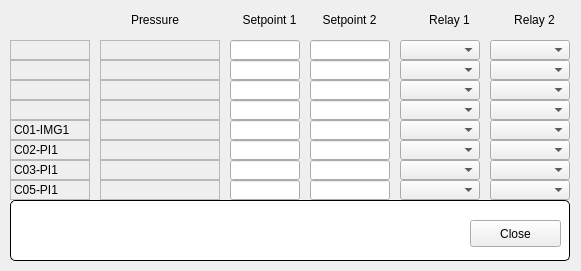
<?xml version="1.0" encoding="UTF-8"?>
<ui version="4.0">
 <class>uiBoosterVacuumGC</class>
 <widget class="QMainWindow" name="uiBoosterVacuumGC">
  <property name="geometry">
   <rect>
    <x>0</x>
    <y>0</y>
    <width>581</width>
    <height>271</height>
   </rect>
  </property>
  <property name="windowTitle">
   <string>Booster Gauge Controllers</string>
  </property>
  <widget class="QWidget" name="centralWidget">
  <widget class="QESubstitutedLabel" name="qesubstitutedlabel">
   <property name="geometry">
    <rect>
     <x>10</x>
     <y>40</y>
     <width>80</width>
     <height>20</height>
    </rect>
   </property>
   <property name="frameShape">
    <enum>QFrame::StyledPanel</enum>
   </property>
   <property name="labelText" stdset="0">
    <string>C$(cell)-IMG1</string>
   </property>
   <property name="textSubstitutions" stdset="0">
    <string>cell=01</string>
   </property>
  </widget>
  <widget class="QELabel" name="qelabel">
   <property name="geometry">
    <rect>
     <x>100</x>
     <y>40</y>
     <width>120</width>
     <height>20</height>
    </rect>
   </property>
   <property name="frameShape">
    <enum>QFrame::StyledPanel</enum>
   </property>
   <property name="variable" stdset="0">
    <string>BOC$(cell)-VA-IMG1:getPressure</string>
   </property>
   <property name="variableSubstitutions" stdset="0">
    <string>cell=01</string>
   </property>
   <property name="format" stdset="0">
    <enum>QE::Floating</enum>
   </property>
   <property name="notation" stdset="0">
    <enum>QE::Scientific</enum>
   </property>
  </widget>
  <widget class="QELineEdit" name="qelineedit">
   <property name="geometry">
    <rect>
     <x>230</x>
     <y>40</y>
     <width>70</width>
     <height>20</height>
    </rect>
   </property>
   <property name="variable" stdset="0">
    <string>BOC$(cell)-VA-IMG1:setSetpointOne</string>
   </property>
   <property name="variableSubstitutions" stdset="0">
    <string>cell=01</string>
   </property>
   <property name="displayAlarmStateOption" stdset="0">
    <enum>QE::Never</enum>
   </property>
   <property name="notation" stdset="0">
    <enum>QE::Scientific</enum>
   </property>
  </widget>
  <widget class="QELineEdit" name="qelineedit_2">
   <property name="geometry">
    <rect>
     <x>310</x>
     <y>40</y>
     <width>80</width>
     <height>20</height>
    </rect>
   </property>
   <property name="variable" stdset="0">
    <string>BOC$(cell)-VA-IMG1:setSetpointTwo</string>
   </property>
   <property name="variableSubstitutions" stdset="0">
    <string>cell=01</string>
   </property>
   <property name="displayAlarmStateOption" stdset="0">
    <enum>QE::Never</enum>
   </property>
   <property name="notation" stdset="0">
    <enum>QE::Scientific</enum>
   </property>
  </widget>
  <widget class="QEComboBox" name="qecombobox">
   <property name="geometry">
    <rect>
     <x>400</x>
     <y>40</y>
     <width>80</width>
     <height>20</height>
    </rect>
   </property>
   <property name="variable" stdset="0">
    <string>BOC$(cell)-VA-IMG1-REL1:setState</string>
   </property>
   <property name="variableSubstitutions" stdset="0">
    <string>cell=01</string>
   </property>
  </widget>
  <widget class="QEComboBox" name="qecombobox_2">
   <property name="geometry">
    <rect>
     <x>490</x>
     <y>40</y>
     <width>80</width>
     <height>20</height>
    </rect>
   </property>
   <property name="variable" stdset="0">
    <string>BOC$(cell)-VA-IMG1-REL2:setState</string>
   </property>
   <property name="variableSubstitutions" stdset="0">
    <string>cell=01</string>
   </property>
  </widget>
  <widget class="QEComboBox" name="qecombobox_3">
   <property name="geometry">
    <rect>
     <x>400</x>
     <y>60</y>
     <width>80</width>
     <height>20</height>
    </rect>
   </property>
   <property name="variable" stdset="0">
    <string>BOC$(cell)-VA-IMG1-REL1:setState</string>
   </property>
   <property name="variableSubstitutions" stdset="0">
    <string>cell=02</string>
   </property>
  </widget>
  <widget class="QELabel" name="qelabel_2">
   <property name="geometry">
    <rect>
     <x>100</x>
     <y>60</y>
     <width>120</width>
     <height>20</height>
    </rect>
   </property>
   <property name="frameShape">
    <enum>QFrame::StyledPanel</enum>
   </property>
   <property name="variable" stdset="0">
    <string>BOC$(cell)-VA-IMG1:getPressure</string>
   </property>
   <property name="variableSubstitutions" stdset="0">
    <string>cell=02</string>
   </property>
   <property name="format" stdset="0">
    <enum>QE::Floating</enum>
   </property>
   <property name="notation" stdset="0">
    <enum>QE::Scientific</enum>
   </property>
  </widget>
  <widget class="QELineEdit" name="qelineedit_3">
   <property name="geometry">
    <rect>
     <x>230</x>
     <y>60</y>
     <width>70</width>
     <height>20</height>
    </rect>
   </property>
   <property name="variable" stdset="0">
    <string>BOC$(cell)-VA-IMG1:setSetpointOne</string>
   </property>
   <property name="variableSubstitutions" stdset="0">
    <string>cell=02</string>
   </property>
   <property name="displayAlarmStateOption" stdset="0">
    <enum>QE::Never</enum>
   </property>
   <property name="notation" stdset="0">
    <enum>QE::Scientific</enum>
   </property>
  </widget>
  <widget class="QEComboBox" name="qecombobox_4">
   <property name="geometry">
    <rect>
     <x>490</x>
     <y>60</y>
     <width>80</width>
     <height>20</height>
    </rect>
   </property>
   <property name="variable" stdset="0">
    <string>BOC$(cell)-VA-IMG1-REL2:setState</string>
   </property>
   <property name="variableSubstitutions" stdset="0">
    <string>cell=02</string>
   </property>
  </widget>
  <widget class="QELineEdit" name="qelineedit_4">
   <property name="geometry">
    <rect>
     <x>310</x>
     <y>60</y>
     <width>80</width>
     <height>20</height>
    </rect>
   </property>
   <property name="variable" stdset="0">
    <string>BOC$(cell)-VA-IMG1:setSetpointTwo</string>
   </property>
   <property name="variableSubstitutions" stdset="0">
    <string>cell=02</string>
   </property>
   <property name="displayAlarmStateOption" stdset="0">
    <enum>QE::Never</enum>
   </property>
   <property name="notation" stdset="0">
    <enum>QE::Scientific</enum>
   </property>
  </widget>
  <widget class="QESubstitutedLabel" name="qesubstitutedlabel_2">
   <property name="geometry">
    <rect>
     <x>10</x>
     <y>60</y>
     <width>80</width>
     <height>20</height>
    </rect>
   </property>
   <property name="frameShape">
    <enum>QFrame::StyledPanel</enum>
   </property>
   <property name="labelText" stdset="0">
    <string>C$(cell)-IMG1</string>
   </property>
   <property name="textSubstitutions" stdset="0">
    <string>cell=02</string>
   </property>
  </widget>
  <widget class="QEComboBox" name="qecombobox_5">
   <property name="geometry">
    <rect>
     <x>400</x>
     <y>80</y>
     <width>80</width>
     <height>20</height>
    </rect>
   </property>
   <property name="variable" stdset="0">
    <string>BOC$(cell)-VA-IMG1-REL1:setState</string>
   </property>
   <property name="variableSubstitutions" stdset="0">
    <string>cell=03</string>
   </property>
  </widget>
  <widget class="QELabel" name="qelabel_3">
   <property name="geometry">
    <rect>
     <x>100</x>
     <y>80</y>
     <width>120</width>
     <height>20</height>
    </rect>
   </property>
   <property name="frameShape">
    <enum>QFrame::StyledPanel</enum>
   </property>
   <property name="variable" stdset="0">
    <string>BOC$(cell)-VA-IMG1:getPressure</string>
   </property>
   <property name="variableSubstitutions" stdset="0">
    <string>cell=03</string>
   </property>
   <property name="format" stdset="0">
    <enum>QE::Floating</enum>
   </property>
   <property name="notation" stdset="0">
    <enum>QE::Scientific</enum>
   </property>
  </widget>
  <widget class="QELineEdit" name="qelineedit_5">
   <property name="geometry">
    <rect>
     <x>230</x>
     <y>80</y>
     <width>70</width>
     <height>20</height>
    </rect>
   </property>
   <property name="variable" stdset="0">
    <string>BOC$(cell)-VA-IMG1:setSetpointOne</string>
   </property>
   <property name="variableSubstitutions" stdset="0">
    <string>cell=03</string>
   </property>
   <property name="displayAlarmStateOption" stdset="0">
    <enum>QE::Never</enum>
   </property>
   <property name="notation" stdset="0">
    <enum>QE::Scientific</enum>
   </property>
  </widget>
  <widget class="QEComboBox" name="qecombobox_6">
   <property name="geometry">
    <rect>
     <x>490</x>
     <y>80</y>
     <width>80</width>
     <height>20</height>
    </rect>
   </property>
   <property name="variable" stdset="0">
    <string>BOC$(cell)-VA-IMG1-REL2:setState</string>
   </property>
   <property name="variableSubstitutions" stdset="0">
    <string>cell=03</string>
   </property>
  </widget>
  <widget class="QELineEdit" name="qelineedit_6">
   <property name="geometry">
    <rect>
     <x>310</x>
     <y>80</y>
     <width>80</width>
     <height>20</height>
    </rect>
   </property>
   <property name="variable" stdset="0">
    <string>BOC$(cell)-VA-IMG1:setSetpointTwo</string>
   </property>
   <property name="variableSubstitutions" stdset="0">
    <string>cell=03</string>
   </property>
   <property name="displayAlarmStateOption" stdset="0">
    <enum>QE::Never</enum>
   </property>
   <property name="notation" stdset="0">
    <enum>QE::Scientific</enum>
   </property>
  </widget>
  <widget class="QESubstitutedLabel" name="qesubstitutedlabel_3">
   <property name="geometry">
    <rect>
     <x>10</x>
     <y>80</y>
     <width>80</width>
     <height>20</height>
    </rect>
   </property>
   <property name="frameShape">
    <enum>QFrame::StyledPanel</enum>
   </property>
   <property name="labelText" stdset="0">
    <string>C$(cell)-IMG1</string>
   </property>
   <property name="textSubstitutions" stdset="0">
    <string>cell=03</string>
   </property>
  </widget>
  <widget class="QEComboBox" name="qecombobox_7">
   <property name="geometry">
    <rect>
     <x>400</x>
     <y>100</y>
     <width>80</width>
     <height>20</height>
    </rect>
   </property>
   <property name="variable" stdset="0">
    <string>BOC$(cell)-VA-IMG1-REL1:setState</string>
   </property>
   <property name="variableSubstitutions" stdset="0">
    <string>cell=05</string>
   </property>
  </widget>
  <widget class="QELabel" name="qelabel_4">
   <property name="geometry">
    <rect>
     <x>100</x>
     <y>100</y>
     <width>120</width>
     <height>20</height>
    </rect>
   </property>
   <property name="frameShape">
    <enum>QFrame::StyledPanel</enum>
   </property>
   <property name="variable" stdset="0">
    <string>BOC$(cell)-VA-IMG1:getPressure</string>
   </property>
   <property name="variableSubstitutions" stdset="0">
    <string>cell=05</string>
   </property>
   <property name="format" stdset="0">
    <enum>QE::Floating</enum>
   </property>
   <property name="notation" stdset="0">
    <enum>QE::Scientific</enum>
   </property>
  </widget>
  <widget class="QELineEdit" name="qelineedit_7">
   <property name="geometry">
    <rect>
     <x>230</x>
     <y>100</y>
     <width>70</width>
     <height>20</height>
    </rect>
   </property>
   <property name="variable" stdset="0">
    <string>BOC$(cell)-VA-IMG1:setSetpointOne</string>
   </property>
   <property name="variableSubstitutions" stdset="0">
    <string>cell=05</string>
   </property>
   <property name="displayAlarmStateOption" stdset="0">
    <enum>QE::Never</enum>
   </property>
   <property name="notation" stdset="0">
    <enum>QE::Scientific</enum>
   </property>
  </widget>
  <widget class="QEComboBox" name="qecombobox_8">
   <property name="geometry">
    <rect>
     <x>490</x>
     <y>100</y>
     <width>80</width>
     <height>20</height>
    </rect>
   </property>
   <property name="variable" stdset="0">
    <string>BOC$(cell)-VA-IMG1-REL2:setState</string>
   </property>
   <property name="variableSubstitutions" stdset="0">
    <string>cell=05</string>
   </property>
  </widget>
  <widget class="QELineEdit" name="qelineedit_8">
   <property name="geometry">
    <rect>
     <x>310</x>
     <y>100</y>
     <width>80</width>
     <height>20</height>
    </rect>
   </property>
   <property name="variable" stdset="0">
    <string>BOC$(cell)-VA-IMG1:setSetpointTwo</string>
   </property>
   <property name="variableSubstitutions" stdset="0">
    <string>cell=05</string>
   </property>
   <property name="displayAlarmStateOption" stdset="0">
    <enum>QE::Never</enum>
   </property>
   <property name="notation" stdset="0">
    <enum>QE::Scientific</enum>
   </property>
  </widget>
  <widget class="QESubstitutedLabel" name="qesubstitutedlabel_4">
   <property name="geometry">
    <rect>
     <x>10</x>
     <y>100</y>
     <width>80</width>
     <height>20</height>
    </rect>
   </property>
   <property name="frameShape">
    <enum>QFrame::StyledPanel</enum>
   </property>
   <property name="labelText" stdset="0">
    <string>C$(cell)-IMG1</string>
   </property>
   <property name="textSubstitutions" stdset="0">
    <string>cell=05</string>
   </property>
  </widget>
  <widget class="QEComboBox" name="qecombobox_9">
   <property name="geometry">
    <rect>
     <x>400</x>
     <y>120</y>
     <width>80</width>
     <height>20</height>
    </rect>
   </property>
   <property name="variable" stdset="0">
    <string>BOC$(cell)-VA-PI1-REL1:setState</string>
   </property>
   <property name="variableSubstitutions" stdset="0">
    <string>cell=01</string>
   </property>
  </widget>
  <widget class="QELineEdit" name="qelineedit_9">
   <property name="geometry">
    <rect>
     <x>230</x>
     <y>120</y>
     <width>70</width>
     <height>20</height>
    </rect>
   </property>
   <property name="variable" stdset="0">
    <string>BOC$(cell)-VA-PI1:setSetpointOne</string>
   </property>
   <property name="variableSubstitutions" stdset="0">
    <string>cell=01</string>
   </property>
   <property name="displayAlarmStateOption" stdset="0">
    <enum>QE::Never</enum>
   </property>
   <property name="notation" stdset="0">
    <enum>QE::Scientific</enum>
   </property>
  </widget>
  <widget class="QEComboBox" name="qecombobox_10">
   <property name="geometry">
    <rect>
     <x>490</x>
     <y>120</y>
     <width>80</width>
     <height>20</height>
    </rect>
   </property>
   <property name="variable" stdset="0">
    <string>BOC$(cell)-VA-PI1-REL2:setState</string>
   </property>
   <property name="variableSubstitutions" stdset="0">
    <string>cell=01</string>
   </property>
  </widget>
  <widget class="QESubstitutedLabel" name="qesubstitutedlabel_5">
   <property name="geometry">
    <rect>
     <x>10</x>
     <y>120</y>
     <width>80</width>
     <height>20</height>
    </rect>
   </property>
   <property name="frameShape">
    <enum>QFrame::StyledPanel</enum>
   </property>
   <property name="text">
    <string>C01-IMG1</string>
   </property>
   <property name="labelText" stdset="0">
    <string>C$(cell)-IMG1</string>
   </property>
   <property name="textSubstitutions" stdset="0">
    <string>cell=01</string>
   </property>
  </widget>
  <widget class="QELineEdit" name="qelineedit_10">
   <property name="geometry">
    <rect>
     <x>310</x>
     <y>120</y>
     <width>80</width>
     <height>20</height>
    </rect>
   </property>
   <property name="variable" stdset="0">
    <string>BOC$(cell)-VA-PI1:setSetpointTwo</string>
   </property>
   <property name="variableSubstitutions" stdset="0">
    <string>cell=01</string>
   </property>
   <property name="displayAlarmStateOption" stdset="0">
    <enum>QE::Never</enum>
   </property>
   <property name="notation" stdset="0">
    <enum>QE::Scientific</enum>
   </property>
  </widget>
  <widget class="QELabel" name="qelabel_5">
   <property name="geometry">
    <rect>
     <x>100</x>
     <y>120</y>
     <width>120</width>
     <height>20</height>
    </rect>
   </property>
   <property name="frameShape">
    <enum>QFrame::StyledPanel</enum>
   </property>
   <property name="variable" stdset="0">
    <string>BOC$(cell)-VA-PI1:getPressure</string>
   </property>
   <property name="variableSubstitutions" stdset="0">
    <string>cell=01</string>
   </property>
   <property name="format" stdset="0">
    <enum>QE::Floating</enum>
   </property>
   <property name="notation" stdset="0">
    <enum>QE::Scientific</enum>
   </property>
  </widget>
  <widget class="QEComboBox" name="qecombobox_11">
   <property name="geometry">
    <rect>
     <x>490</x>
     <y>140</y>
     <width>80</width>
     <height>20</height>
    </rect>
   </property>
   <property name="variable" stdset="0">
    <string>BOC$(cell)-VA-PI1-REL2:setState</string>
   </property>
   <property name="variableSubstitutions" stdset="0">
    <string>cell=02</string>
   </property>
  </widget>
  <widget class="QESubstitutedLabel" name="qesubstitutedlabel_6">
   <property name="geometry">
    <rect>
     <x>10</x>
     <y>140</y>
     <width>80</width>
     <height>20</height>
    </rect>
   </property>
   <property name="frameShape">
    <enum>QFrame::StyledPanel</enum>
   </property>
   <property name="text">
    <string>C02-PI1</string>
   </property>
   <property name="labelText" stdset="0">
    <string>C$(cell)-PI1</string>
   </property>
   <property name="textSubstitutions" stdset="0">
    <string>cell=02</string>
   </property>
  </widget>
  <widget class="QELineEdit" name="qelineedit_11">
   <property name="geometry">
    <rect>
     <x>310</x>
     <y>140</y>
     <width>80</width>
     <height>20</height>
    </rect>
   </property>
   <property name="variable" stdset="0">
    <string>BOC$(cell)-VA-PI1:setSetpointTwo</string>
   </property>
   <property name="variableSubstitutions" stdset="0">
    <string>cell=02</string>
   </property>
   <property name="displayAlarmStateOption" stdset="0">
    <enum>QE::Never</enum>
   </property>
   <property name="notation" stdset="0">
    <enum>QE::Scientific</enum>
   </property>
  </widget>
  <widget class="QEComboBox" name="qecombobox_12">
   <property name="geometry">
    <rect>
     <x>400</x>
     <y>140</y>
     <width>80</width>
     <height>20</height>
    </rect>
   </property>
   <property name="variable" stdset="0">
    <string>BOC$(cell)-VA-PI1-REL1:setState</string>
   </property>
   <property name="variableSubstitutions" stdset="0">
    <string>cell=02</string>
   </property>
  </widget>
  <widget class="QELineEdit" name="qelineedit_12">
   <property name="geometry">
    <rect>
     <x>230</x>
     <y>140</y>
     <width>70</width>
     <height>20</height>
    </rect>
   </property>
   <property name="variable" stdset="0">
    <string>BOC$(cell)-VA-PI1:setSetpointOne</string>
   </property>
   <property name="variableSubstitutions" stdset="0">
    <string>cell=02</string>
   </property>
   <property name="displayAlarmStateOption" stdset="0">
    <enum>QE::Never</enum>
   </property>
   <property name="notation" stdset="0">
    <enum>QE::Scientific</enum>
   </property>
  </widget>
  <widget class="QELabel" name="qelabel_6">
   <property name="geometry">
    <rect>
     <x>100</x>
     <y>140</y>
     <width>120</width>
     <height>20</height>
    </rect>
   </property>
   <property name="frameShape">
    <enum>QFrame::StyledPanel</enum>
   </property>
   <property name="variable" stdset="0">
    <string>BOC$(cell)-VA-PI1:getPressure</string>
   </property>
   <property name="variableSubstitutions" stdset="0">
    <string>cell=02</string>
   </property>
   <property name="format" stdset="0">
    <enum>QE::Floating</enum>
   </property>
   <property name="notation" stdset="0">
    <enum>QE::Scientific</enum>
   </property>
  </widget>
  <widget class="QEComboBox" name="qecombobox_13">
   <property name="geometry">
    <rect>
     <x>490</x>
     <y>160</y>
     <width>80</width>
     <height>20</height>
    </rect>
   </property>
   <property name="variable" stdset="0">
    <string>BOC$(cell)-VA-PI1-REL2:setState</string>
   </property>
   <property name="variableSubstitutions" stdset="0">
    <string>cell=03</string>
   </property>
  </widget>
  <widget class="QESubstitutedLabel" name="qesubstitutedlabel_7">
   <property name="geometry">
    <rect>
     <x>10</x>
     <y>160</y>
     <width>80</width>
     <height>20</height>
    </rect>
   </property>
   <property name="frameShape">
    <enum>QFrame::StyledPanel</enum>
   </property>
   <property name="text">
    <string>C03-PI1</string>
   </property>
   <property name="labelText" stdset="0">
    <string>C$(cell)-PI1</string>
   </property>
   <property name="textSubstitutions" stdset="0">
    <string>cell=03</string>
   </property>
  </widget>
  <widget class="QELineEdit" name="qelineedit_13">
   <property name="geometry">
    <rect>
     <x>310</x>
     <y>160</y>
     <width>80</width>
     <height>20</height>
    </rect>
   </property>
   <property name="variable" stdset="0">
    <string>BOC$(cell)-VA-PI1:setSetpointTwo</string>
   </property>
   <property name="variableSubstitutions" stdset="0">
    <string>cell=03</string>
   </property>
   <property name="displayAlarmStateOption" stdset="0">
    <enum>QE::Never</enum>
   </property>
   <property name="notation" stdset="0">
    <enum>QE::Scientific</enum>
   </property>
  </widget>
  <widget class="QEComboBox" name="qecombobox_14">
   <property name="geometry">
    <rect>
     <x>400</x>
     <y>160</y>
     <width>80</width>
     <height>20</height>
    </rect>
   </property>
   <property name="variable" stdset="0">
    <string>BOC$(cell)-VA-PI1-REL1:setState</string>
   </property>
   <property name="variableSubstitutions" stdset="0">
    <string>cell=03</string>
   </property>
  </widget>
  <widget class="QELineEdit" name="qelineedit_14">
   <property name="geometry">
    <rect>
     <x>230</x>
     <y>160</y>
     <width>70</width>
     <height>20</height>
    </rect>
   </property>
   <property name="variable" stdset="0">
    <string>BOC$(cell)-VA-PI1:setSetpointOne</string>
   </property>
   <property name="variableSubstitutions" stdset="0">
    <string>cell=03</string>
   </property>
   <property name="displayAlarmStateOption" stdset="0">
    <enum>QE::Never</enum>
   </property>
   <property name="notation" stdset="0">
    <enum>QE::Scientific</enum>
   </property>
  </widget>
  <widget class="QELabel" name="qelabel_7">
   <property name="geometry">
    <rect>
     <x>100</x>
     <y>160</y>
     <width>120</width>
     <height>20</height>
    </rect>
   </property>
   <property name="frameShape">
    <enum>QFrame::StyledPanel</enum>
   </property>
   <property name="variable" stdset="0">
    <string>BOC$(cell)-VA-PI1:getPressure</string>
   </property>
   <property name="variableSubstitutions" stdset="0">
    <string>cell=03</string>
   </property>
   <property name="format" stdset="0">
    <enum>QE::Floating</enum>
   </property>
   <property name="notation" stdset="0">
    <enum>QE::Scientific</enum>
   </property>
  </widget>
  <widget class="QEComboBox" name="qecombobox_15">
   <property name="geometry">
    <rect>
     <x>490</x>
     <y>180</y>
     <width>80</width>
     <height>20</height>
    </rect>
   </property>
   <property name="variable" stdset="0">
    <string>BOC$(cell)-VA-PI1-REL2:setState</string>
   </property>
   <property name="variableSubstitutions" stdset="0">
    <string>cell=05</string>
   </property>
  </widget>
  <widget class="QESubstitutedLabel" name="qesubstitutedlabel_8">
   <property name="geometry">
    <rect>
     <x>10</x>
     <y>180</y>
     <width>80</width>
     <height>20</height>
    </rect>
   </property>
   <property name="frameShape">
    <enum>QFrame::StyledPanel</enum>
   </property>
   <property name="text">
    <string>C05-PI1</string>
   </property>
   <property name="labelText" stdset="0">
    <string>C$(cell)-PI1</string>
   </property>
   <property name="textSubstitutions" stdset="0">
    <string>cell=05</string>
   </property>
  </widget>
  <widget class="QELineEdit" name="qelineedit_15">
   <property name="geometry">
    <rect>
     <x>310</x>
     <y>180</y>
     <width>80</width>
     <height>20</height>
    </rect>
   </property>
   <property name="variable" stdset="0">
    <string>BOC$(cell)-VA-PI1:setSetpointTwo</string>
   </property>
   <property name="variableSubstitutions" stdset="0">
    <string>cell=05</string>
   </property>
   <property name="displayAlarmStateOption" stdset="0">
    <enum>QE::Never</enum>
   </property>
   <property name="notation" stdset="0">
    <enum>QE::Scientific</enum>
   </property>
  </widget>
  <widget class="QEComboBox" name="qecombobox_16">
   <property name="geometry">
    <rect>
     <x>400</x>
     <y>180</y>
     <width>80</width>
     <height>20</height>
    </rect>
   </property>
   <property name="variable" stdset="0">
    <string>BOC$(cell)-VA-PI1-REL1:setState</string>
   </property>
   <property name="variableSubstitutions" stdset="0">
    <string>cell=05</string>
   </property>
  </widget>
  <widget class="QELineEdit" name="qelineedit_16">
   <property name="geometry">
    <rect>
     <x>230</x>
     <y>180</y>
     <width>70</width>
     <height>20</height>
    </rect>
   </property>
   <property name="variable" stdset="0">
    <string>BOC$(cell)-VA-PI1:setSetpointOne</string>
   </property>
   <property name="variableSubstitutions" stdset="0">
    <string>cell=05</string>
   </property>
   <property name="displayAlarmStateOption" stdset="0">
    <enum>QE::Never</enum>
   </property>
   <property name="notation" stdset="0">
    <enum>QE::Scientific</enum>
   </property>
  </widget>
  <widget class="QELabel" name="qelabel_8">
   <property name="geometry">
    <rect>
     <x>100</x>
     <y>180</y>
     <width>120</width>
     <height>20</height>
    </rect>
   </property>
   <property name="frameShape">
    <enum>QFrame::StyledPanel</enum>
   </property>
   <property name="variable" stdset="0">
    <string>BOC$(cell)-VA-PI1:getPressure</string>
   </property>
   <property name="variableSubstitutions" stdset="0">
    <string>cell=05</string>
   </property>
   <property name="format" stdset="0">
    <enum>QE::Floating</enum>
   </property>
   <property name="notation" stdset="0">
    <enum>QE::Scientific</enum>
   </property>
  </widget>
  <widget class="QLabel" name="label">
   <property name="geometry">
    <rect>
     <x>120</x>
     <y>10</y>
     <width>70</width>
     <height>20</height>
    </rect>
   </property>
   <property name="text">
    <string>Pressure</string>
   </property>
   <property name="alignment">
    <set>Qt::AlignCenter</set>
   </property>
  </widget>
  <widget class="QLabel" name="label_2">
   <property name="geometry">
    <rect>
     <x>230</x>
     <y>10</y>
     <width>79</width>
     <height>20</height>
    </rect>
   </property>
   <property name="text">
    <string>Setpoint 1</string>
   </property>
   <property name="alignment">
    <set>Qt::AlignCenter</set>
   </property>
  </widget>
  <widget class="QLabel" name="label_3">
   <property name="geometry">
    <rect>
     <x>310</x>
     <y>10</y>
     <width>79</width>
     <height>20</height>
    </rect>
   </property>
   <property name="text">
    <string>Setpoint 2</string>
   </property>
   <property name="alignment">
    <set>Qt::AlignCenter</set>
   </property>
  </widget>
  <widget class="QLabel" name="label_4">
   <property name="geometry">
    <rect>
     <x>410</x>
     <y>10</y>
     <width>79</width>
     <height>20</height>
    </rect>
   </property>
   <property name="text">
    <string>Relay 1</string>
   </property>
   <property name="alignment">
    <set>Qt::AlignCenter</set>
   </property>
  </widget>
  <widget class="QLabel" name="label_5">
   <property name="geometry">
    <rect>
     <x>500</x>
     <y>10</y>
     <width>69</width>
     <height>20</height>
    </rect>
   </property>
   <property name="text">
    <string>Relay 2</string>
   </property>
   <property name="alignment">
    <set>Qt::AlignCenter</set>
   </property>
  </widget>
  <widget class="QGroupBox" name="titleGroupBox_2">
   <property name="geometry">
    <rect>
     <x>10</x>
     <y>200</y>
     <width>560</width>
     <height>61</height>
    </rect>
   </property>
   <property name="styleSheet">
    <string notr="true">QGroupBox {
	background-color: rgb(255, 255, 255);
    border: 1px solid black;
    border-radius: 5px;
    margin-top: 0.5em;
}

QGroupBox::title {
    subcontrol-origin: margin;
    left: 10px;
    padding: 0 3px 0 3px;
}</string>
   </property>
   <property name="title">
    <string/>
   </property>
   <widget class="QPushButton" name="btnClose">
    <property name="geometry">
     <rect>
      <x>460</x>
      <y>20</y>
      <width>91</width>
      <height>27</height>
     </rect>
    </property>
    <property name="text">
     <string>Close</string>
    </property>
   </widget>
  </widget>
  </widget>
 </widget>
 <customwidgets>
  <customwidget>
   <class>QEComboBox</class>
   <extends>QComboBox</extends>
   <header>QEComboBox.h</header>
  </customwidget>
  <customwidget>
   <class>QELabel</class>
   <extends>QLabel</extends>
   <header>QELabel.h</header>
  </customwidget>
  <customwidget>
   <class>QELineEdit</class>
   <extends>QLineEdit</extends>
   <header>QELineEdit.h</header>
  </customwidget>
  <customwidget>
   <class>QESubstitutedLabel</class>
   <extends>QLabel</extends>
   <header>QESubstitutedLabel.h</header>
  </customwidget>
 </customwidgets>
 <resources/>
 <connections/>
</ui>
